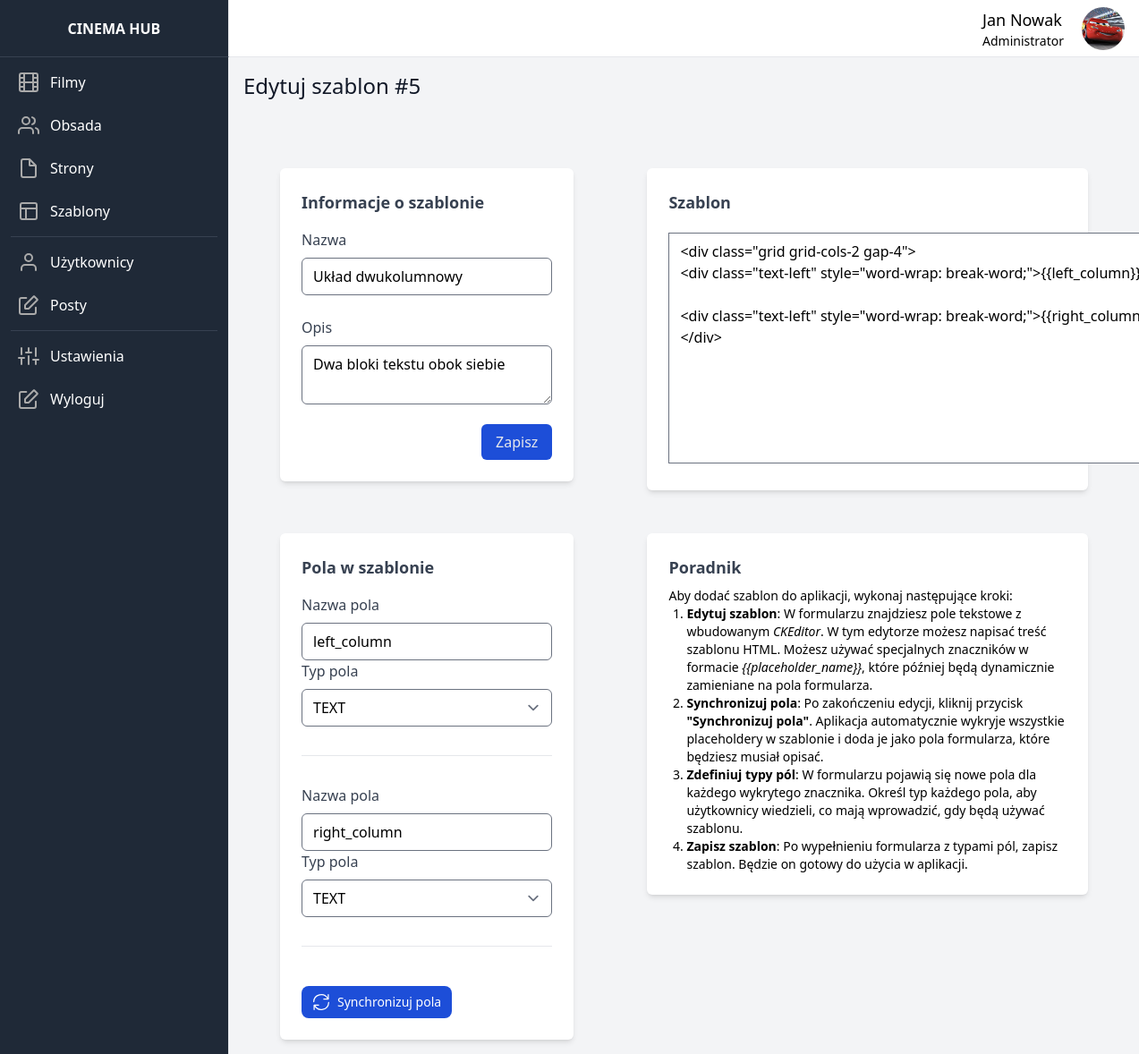
Page /template/edit/5 (signed in) on the committed database.
### dashboard/models.py (models this page shows, shortened)
class UserData(models.Model):
    user = models.OneToOneField(User, on_delete=models.CASCADE)
    image = models.ImageField(upload_to=user_directory_path, default='default/user.jpg')

class Template(models.Model):
    id = models.AutoField(primary_key=True)
    name = models.CharField(max_length=255)
    description = models.TextField()
    html_structure = models.TextField()
    created_at = models.DateTimeField(auto_now_add=True)
    created_by = models.ForeignKey(User, on_delete=models.CASCADE, related_name='templates')

class TemplateField(models.Model):
    id = models.AutoField(primary_key=True)
    name = models.CharField(max_length=255)
    type = models.ForeignKey(FieldType, on_delete=models.CASCADE, related_name='fields')
    template = models.ForeignKey(Template, on_delete=models.CASCADE, related_name='fields')

class FieldType(models.Model):
    id = models.AutoField(primary_key=True)
    name = models.CharField(max_length=50, unique=True)

### dashboard/views.py (the view, shortened to what this page needs)
# urls.py: path('template/edit/<id>', edit_template, name='edit_template'),
@login_required
def edit_template(request, id):
    template = Template.objects.get(id=id)
    fields = TemplateField.objects.filter(template=template)
    field_types = FieldType.objects.all()
    return render(request, 'edit_template.html', {'template': template, 'fields': fields, 'field_types': field_types})

### dashboard_theme/templates/edit_template.html (shortened to what this page needs)
{% extends 'base.html' %}
{% load static %}
{% block content %}
    <p class="font-medium text-gray-900 text-2xl mb-7">
            Edytuj szablon #{{ template.id }}
    </p>
        <form method="post" id="data-form">
        <div class="w-full flex lg:flex-row flex-col justify-around">
            <div class="mt-8 w-1/3">
                <div class="mt-4">
                    <div class="p-6 bg-white rounded-md shadow-md">
                        <h2 class="text-lg text-gray-700 font-semibold">Informacje o szablonie</h2>
                        <div>
                            <div class="grid grid-cols-1 gap-6 mt-4">
                                <div>
                                    <label class="text-gray-700" for="name">Nazwa</label>
                                    <input value="{{ template.name }}" id="name" name="name" class="form-input w-full mt-2 rounded-md focus:border-indigo-600" type="text">
                                </div>
                                <div>
                                    <label class="text-gray-700" for="description">Opis</label>
                                    <textarea id="description" name="description" class="form-input w-full mt-2 rounded-md focus:border-indigo-600" type="email">{{ template.description }}</textarea>
                                </div>
                            </div>
                            <div class="flex justify-end mt-4">
                                <button onclick="submitForm(event)" id="submit-button" class="px-4 py-2 bg-blue-700 hover:bg-blue-800 text-gray-200 rounded-md focus:outline-none focus:bg-blue-800">Zapisz</button>
                            </div>
                        </div>
                    </div>
                </div>
            </div>
            <div class="mt-8 w-1/2">
                <div class="mt-4">
                    <div class="p-6 bg-white rounded-md shadow-md">
                        <h2 class="text-lg text-gray-700 font-semibold capitalize mb-5">Szablon</h2>
                            <textarea name="content" id="editor" rows="10" cols="80">{{ template.html_structure }}</textarea>
                    </div>
                </div>
            </div>
        </div>
        <div class="w-full flex lg:flex-row flex-col justify-around">
            <div class="mt-8 w-1/3">
                <div class="mt-4">
                    <div class="p-6 bg-white rounded-md shadow-md">
                        <h2 class="text-lg text-gray-700 font-semibold">Pola w szablonie</h2>
                        <div id="template-fields-container">
                            {% for field in fields %}
                                <div id="template-field">
                                    <div class="mt-4">
                                        <label class="text-gray-700" for="field-name-{{ forloop.counter }}">Nazwa pola</label>
                                        <input value="{{ field.name }}" name="field-name-{{ forloop.counter }}" id="field-name-{{ forloop.counter }}" class="form-input w-full mt-2 rounded-md focus:border-indigo-600" type="text">
                                    </div>
                                    <div>
                                        <label class="text-gray-700" for="field-type-{{ forloop.counter }}">Typ pola</label>
                                        <select name="field-type-{{ forloop.counter }}" id="field-type-{{ forloop.counter }}" class="form-input w-full mt-2 rounded-md focus:border-indigo-600" type="text">
                                            {% for field_type in field_types %}
                                                <option value="{{ field_type.id }}" {% if field_type == field.type %} selected {% endif %}>{{ field_type.name }}</option>
                                            {% endfor %}
                                        </select>
                                    </div>
                                    <hr class="h-px my-8 bg-gray-200 border-0">
                                </div>
                            {% endfor %}
                        </div>
                        <button onclick="fieldSynchronize()" type="button" class="mt-3 px-3 py-2 text-sm font-medium text-center inline-flex items-center text-white bg-blue-700 rounded-lg hover:bg-blue-800 focus:ring-4 focus:outline-none focus:ring-blue-300">
                                <svg class="mr-2" xmlns="http://www.w3.org/2000/svg" width="20" height="20" viewBox="0 0 24 24" fill="none" stroke="#ffffff" stroke-width="1.5" stroke-linecap="round" stroke-linejoin="bevel"><path d="M21.5 2v6h-6M2.5 22v-6h6M2 11.5a10 10 0 0 1 18.8-4.3M22 12.5a10 10 0 0 1-18.8 4.2"/></svg>
                                Synchronizuj pola
                        </button>
                    </div>
                </div>
            </div>
            <div class="mt-8 w-1/2">
                <div class="mt-4">
                    <div class="p-6 bg-white rounded-md shadow-md text-sm">
                        <h2 class="text-lg text-gray-700 font-semibold capitalize mb-2">Poradnik</h2>
                        <p>Aby dodać szablon do aplikacji, wykonaj następujące kroki:</p>
                        <ol class="list-decimal pl-5">
                            <li><strong>Edytuj szablon</strong>: W formularzu znajdziesz pole tekstowe z wbudowanym <em>CKEditor</em>. W tym edytorze możesz napisać treść szablonu HTML. Możesz używać specjalnych znaczników w formacie <em>&#123;&#123;placeholder_name&#125;&#125;</em>, które później będą dynamicznie zamieniane na pola formularza.</li>
                            <li><strong>Synchronizuj pola</strong>: Po zakończeniu edycji, kliknij przycisk <strong>"Synchronizuj pola"</strong>. Aplikacja automatycznie wykryje wszystkie placeholdery w szablonie i doda je jako pola formularza, które będziesz musiał opisać.</li>
                            <li><strong>Zdefiniuj typy pól</strong>: W formularzu pojawią się nowe pola dla każdego wykrytego znacznika. Określ typ każdego pola, aby użytkownicy wiedzieli, co mają wprowadzić, gdy będą używać szablonu.</li>
                            <li><strong>Zapisz szablon</strong>: Po wypełnieniu formularza z typami pól, zapisz szablon. Będzie on gotowy do użycia w aplikacji.</li>
                        </ol>
                    </div>
                </div>
            </div>
        </div>
        </form>
{% endblock %}

### dashboard_theme/templates/base.html (shortened to what this page needs)
{% load static tailwind_tags %}
{% load static %}
<!DOCTYPE html>
<html lang="en">
	<head>
		{% tailwind_css %}
	</head>
	<body class="bg-gray-50">
    <div class="flex flex-row h-screen bg-gray-100">
        <aside id="sidebar" class="h-full flex flex-shrink-0 flex-col w-64 transition-width duration-75" aria-label="Sidebar">
            <div class="flex items-center justify-center h-16 bg-gray-800 border-r border-b border-b-gray-700">
                    <span class="text-gray-900 font-bold uppercase text-white">Cinema Hub</span>
            </div>
          <div class="relative flex-1 flex flex-col min-h-0 border-r border-gray-200 bg-gray-800 pt-0">
            <div class="flex-1 flex flex-col pb-4 overflow-y-auto">
              <div class="flex-1 px-3 bg-gray-800 divide-y space-y-1">
                <ul class="space-y-2 pb-2 pt-2">
                  <li>
                      <a href="{% url 'show_movies' %}" class="text-base text-gray-900 font-normal rounded-lg flex items-center p-2 hover:bg-gray-700 group">
                        <span class="ml-3 leading-none text-white">Filmy</span>
                      </a>
                  </li>
                  <li>
                      <a href="{% url 'show_members' %}" class="text-base text-gray-900 font-normal rounded-lg flex items-center p-2 hover:bg-gray-700 group">
                        <span class="ml-3 leading-none text-white">Obsada</span>
                      </a>
                  </li>
                  <li>
                      <a href="{% url 'show_pages' %}" class="text-base text-gray-900 font-normal rounded-lg flex items-center p-2 hover:bg-gray-700 group">
                        <svg class="w-6 h-6" xmlns="http://www.w3.org/2000/svg" width="20" height="20" viewBox="0 0 24 24" fill="none" stroke="#aaaaaa" stroke-width="2" stroke-linecap="round" stroke-linejoin="bevel"><path d="M13 2H6a2 2 0 0 0-2 2v16c0 1.1.9 2 2 2h12a2 2 0 0 0 2-2V9l-7-7z"/><path d="M13 3v6h6"/></svg>
                        <span class="ml-3 leading-none text-white">Strony</span>
                      </a>
                  </li>
                    <li>
                      <a href="{% url 'show_templates' %}" class="text-base text-gray-900 font-normal rounded-lg flex items-center p-2 hover:bg-gray-700 group">
                        <svg class="w-6 h-6" xmlns="http://www.w3.org/2000/svg" width="20" height="20" viewBox="0 0 24 24" fill="none" stroke="#aaaaaa" stroke-width="2" stroke-linecap="round" stroke-linejoin="bevel"><rect x="3" y="3" width="18" height="18" rx="2"/><path d="M3 9h18M9 21V9"/></svg>
                        <span class="ml-3 leading-none text-white">Szablony</span>
                      </a>
                  </li>
                     <hr class="h-px my-8 bg-gray-700 border-0">
                    <li>
                      <a href="{% url 'show_users' %}" class="text-base text-gray-900 font-normal rounded-lg flex items-center p-2 hover:bg-gray-700 group">
                        <svg class="w-6 h-6" xmlns="http://www.w3.org/2000/svg" width="20" height="20" viewBox="0 0 24 24" fill="none" stroke="#aaaaaa" stroke-width="2" stroke-linecap="round" stroke-linejoin="bevel"><path d="M20 21v-2a4 4 0 0 0-4-4H8a4 4 0 0 0-4 4v2"></path><circle cx="12" cy="7" r="4"></circle></svg>
                        <span class="ml-3 leading-none text-white">Użytkownicy</span>
                      </a>
                  </li>
                    <li>
                      <a href="{% url 'show_posts' %}" class="text-base text-gray-900 font-normal rounded-lg flex items-center p-2 hover:bg-gray-700 group">
                        <span class="ml-3 leading-none text-white">Posty</span>
                      </a>
                  </li>
                    <hr class="h-px my-8 bg-gray-700 border-0">
                    <li>
                      <a href="#" class="text-base text-gray-900 font-normal rounded-lg flex items-center p-2 hover:bg-gray-700 group">
                        <span class="ml-3 leading-none text-white">Ustawienia</span>
                      </a>
                  </li>
                    <li>
                      <a href="{% url 'logout_tunnel' %}" class="text-base text-gray-900 font-normal rounded-lg flex items-center p-2 hover:bg-gray-700 group">
                        <span class="ml-3 leading-none text-white">Wyloguj</span>
                      </a>
                  </li>
                </ul>
              </div>
            </div>
          </div>
        </aside>
        <div class="flex flex-col w-full">
            <div class="flex items-center justify-between h-16 bg-white border-b border-gray-200">
                <div class="flex items-center pr-4 flex-1 justify-end">
                    <div class="justify-end flex flex-col mr-5">
                        <p class="text-lg">{{ user.first_name }} {{ user.last_name }}</p>
                        <p class="text-sm">{% if user.is_superuser %}Administrator{% elif user.is_stuff %}Moderator{% else %}Użytkownik{% endif %}</p>
                    </div>
                    <img class="rounded-full w-12 h-12 object-cover" src="{{ user.userdata.image.url }}" alt="{{ user.first_name }} {{ user.last_name }}">
                </div>
            </div>
            <div class="p-4 overflow-y-auto flex-1">
                {% block content %}{% endblock %}
            </div>
        </div>
        </div>
	</body>
</html>

### rows in the picture
Template: id "5", name "Układ dwukolumnowy", description "Dwa bloki tekstu obok siebie", content "<div class=\"grid grid-cols-2 gap-4\"> <div class=\"text-left\" style=\"word-wrap: break-word;\">{{left_column}}</div> <div class=\"text-left\" style=\"word-wrap: break-word;\">{{right_column}}</div> </div>"
TemplateField: name "left_column", type.name "TEXT"
TemplateField: name "right_column", type.name "TEXT"

### other values in the picture
{{ user.first_name }} "Jan"
{{ user.last_name }} "Nowak"
